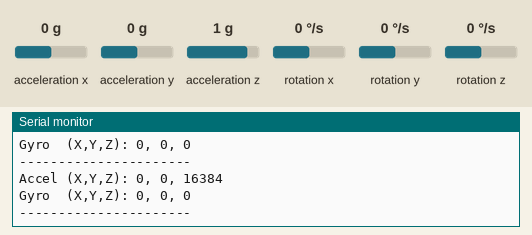
The sketch below on a simulated ESP8266 (NodeMCU). Parts: the last lines printed to the serial monitor. The inputs (shaded band) are chosen by the test bench; at power-on: acceleration x 0 g, acceleration y 0 g, acceleration z 1 g, rotation x 0 °/s, rotation y 0 °/s, rotation z 0 °/s.

Above: at 1.2 s.
1.3 s: acceleration x set to -1.4 g
At 1.9 s:
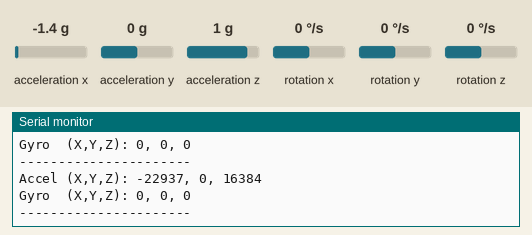
2.8 s: acceleration y set to -1.4 g
At 3.4 s:
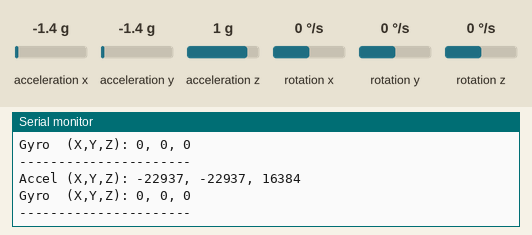
4.3 s: acceleration z set to -1.4 g
At 5.0 s:
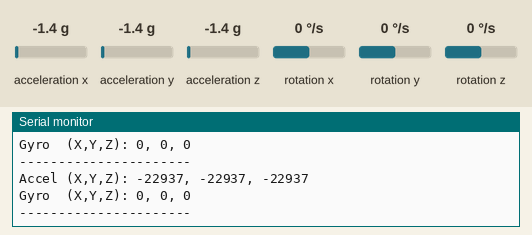
5.8 s: rotation x set to -192 °/s
At 6.5 s:
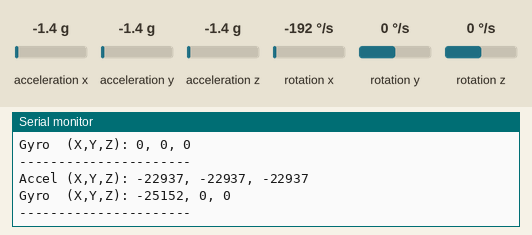
7.3 s: rotation y set to -192 °/s
At 8.0 s:
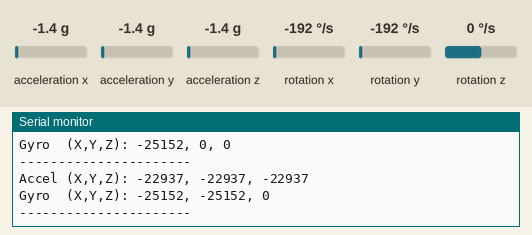

The sketch:

mpu6050.ino
```cpp
#include <Wire.h>
#include <MPU6050.h>

MPU6050 mpu;

void setup() {
  Serial.begin(115200);

  // Use GPIO numbers on Generic ESP8266:
  // SDA = GPIO4
  // SCL = GPIO5
  Wire.begin(4, 5);

  Serial.println("Initializing MPU6050...");
  mpu.initialize();

  if (!mpu.testConnection()) {
    Serial.println("MPU6050 connection failed!");
    while (1);
  }

  Serial.println("MPU6050 connected successfully.");
}

void loop() {
  int16_t ax, ay, az;
  int16_t gx, gy, gz;

  mpu.getAcceleration(&ax, &ay, &az);
  mpu.getRotation(&gx, &gy, &gz);

  Serial.print("Accel (X,Y,Z): ");
  Serial.print(ax); Serial.print(", ");
  Serial.print(ay); Serial.print(", ");
  Serial.println(az);

  Serial.print("Gyro  (X,Y,Z): ");
  Serial.print(gx); Serial.print(", ");
  Serial.print(gy); Serial.print(", ");
  Serial.println(gz);

  Serial.println("----------------------");
  delay(500);
}
```

Measured:
- after the input at 1.3 s, the serial monitor: prints a new line after 0.22 s (image 1)
- after the input at 2.8 s, the serial monitor: prints a new line after 0.23 s (image 2)
- after the input at 4.3 s, the serial monitor: prints a new line after 0.25 s (image 3)
- after the input at 5.8 s, the serial monitor: prints a new line after 0.27 s (image 4)
- after the input at 7.3 s, the serial monitor: prints a new line after 0.29 s (image 5)
